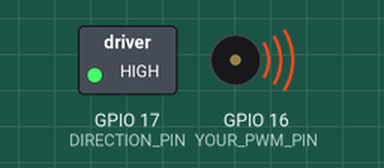
Bench run of a program on a simulated ESP32. Parts: switched loads named in the program (green lamp = pin HIGH), buzzer (waves = sounding). Dashed ring = blinking.

Above: at 0.5 s.
Timing chart, 0 to 3.0 s (numbered marks = the images above):
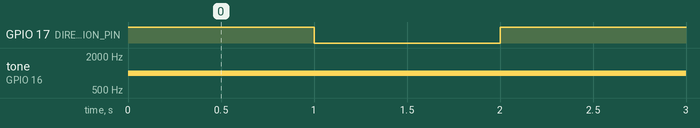

The program:

main.cpp
```cpp
#include <Arduino.h>
#include <Wire.h>

const int YOUR_PWM_PIN = 16;    // Replace with your GPIO pin number
const int MOTOR_FREQUENCY = 1000;  // Motor speed in Hz

// Define the direction pin
const int DIRECTION_PIN = 17;  // Replace with your GPIO pin number

void setup() {
  // Configure PWM channel
  ledcSetup(0, MOTOR_FREQUENCY, 8);  // PWM channel 0, 8-bit resolution

  // Attach PWM channel to GPIO pin
  ledcAttachPin(YOUR_PWM_PIN, 0);  // Use PWM channel 0

  // Set direction pin as OUTPUT
  pinMode(DIRECTION_PIN, OUTPUT);
}

void setMotorSpeed(int frequency) {
  // Set PWM frequency
  ledcWriteTone(0, frequency);
}

void loop() {
  // Set motor direction to clockwise (connected to positive terminal)
  digitalWrite(DIRECTION_PIN, HIGH);

  // Set motor speed to half speed (500 Hz)
  setMotorSpeed(1000);
  delay(1000);  // Delay for 1 second

  // Set motor direction to counterclockwise (hanging)
  digitalWrite(DIRECTION_PIN, LOW);

  // Set motor speed to full speed (1000 Hz)
  setMotorSpeed(1000);
  delay(1000);  // Delay for 1 second
}
```

Measured:
- by itself, GPIO 17 (DIRECTION_PIN): alternates HIGH for 1.0 s and LOW for 1.0 s
- by itself, tone on GPIO 16 (YOUR_PWM_PIN): silent → 1000 Hz at 0.00 s
